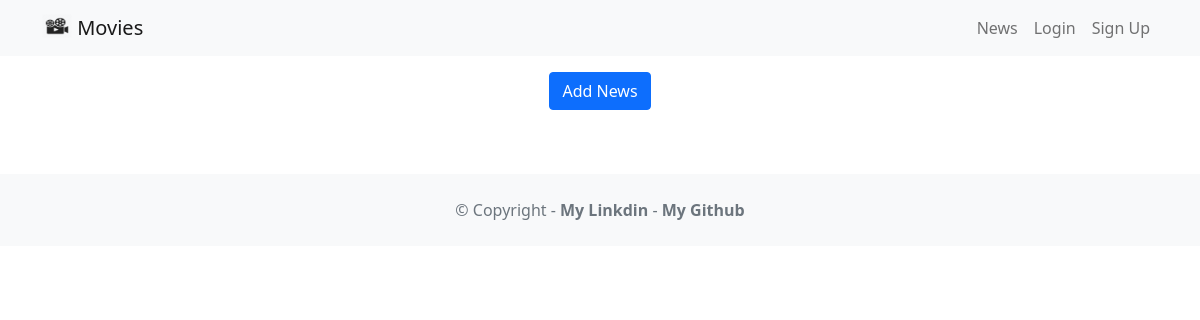
The page /news/ on the database as committed earlier.
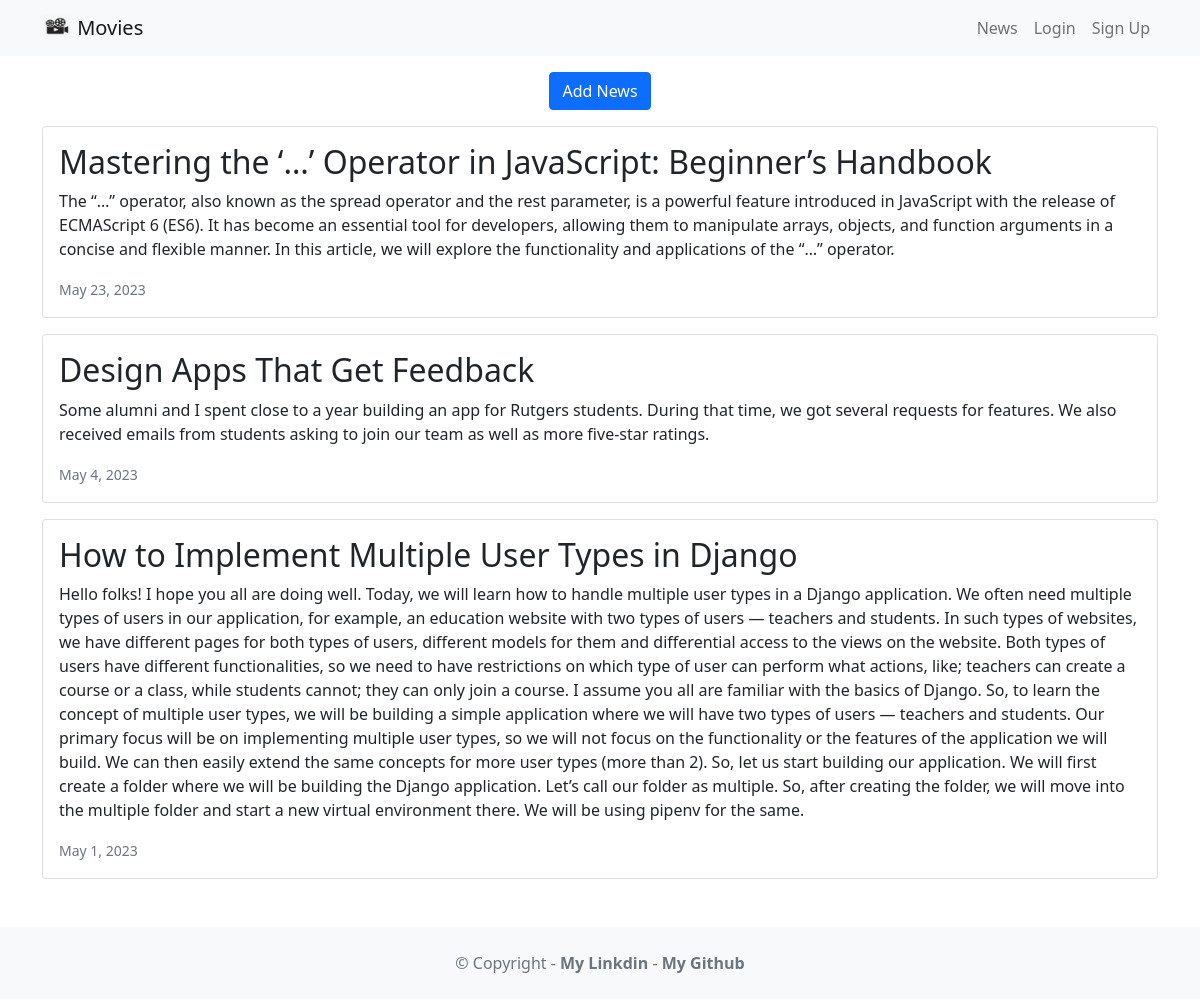
The same page on the database as committed later.
### news/models.py (models this page shows, shortened)
class News(models.Model):
    headline = models.CharField(max_length=200)
    body = models.TextField()
    date = models.DateField()

### news/views.py (the view)
# urls.py: path('news/', include('news.urls')),
def news(request):
    newss = News.objects.all().order_by('-date')
    return render(request, 'news.html', {'newss':newss})

### news/templates/news.html
{% extends 'base.html' %}
{% block content %}
    <div class="container text-center">
        <a href="{% url 'addNews' %}" class="btn btn-primary mb-3">Add News</a>
    </div>
    {% for news in newss %}
        <div class="card mb-3">
            <div class="row g-0">
                <div>
                    <div class="card-body">
                        <h2 class="card-title">{{ news.headline }}</h2>
                        <p class="card-text">{{ news.body }}</p>
                        <p class="card-text">
                            <small class="text-muted">
                                {{ news.date }}
                            </small>
                        </p>
                    </div>
                </div>
            </div>
        </div>
    {% endfor %}
{% endblock content %}

Rows that differ between the two databases and show on the page:
added News: headline "Mastering the ‘…’ Operator in JavaScript: Beginner’s Handbook", body "The “…” operator, also known as the spread operator and the rest parameter, is a powerful feature introduced in JavaScript with the release of ECMAScript 6 (ES6). It has become an essential tool for developers, allowing them to manipulate arrays, objects, and function arguments in a concise and flexible manner. In this article, we will explore the functionality and applications of the “…” operator.", date "May 23, 2023"
added News: headline "Design Apps That Get Feedback", body "Some alumni and I spent close to a year building an app for Rutgers students. During that time, we got several requests for features. We also received emails from students asking to join our team as well as more five-star ratings.", date "May 4, 2023"
added News: headline "How to Implement Multiple User Types in Django", body "Hello folks! I hope you all are doing well. Today, we will learn how to handle multiple user types in a Django application. We often need multiple types of users in our application, for example, an education website with two types of users — teachers and students. In such types of websites, we have different pages for both types of users, different models for them and differential access to the views on the website. Both types of users have different functionalities, so we need to have restrictions on which type of user can perform what actions, like; teachers can create a course or a class, while students cannot; they can only join a course. I assume you all are familiar with the basics of…", date "May 1, 2023"
